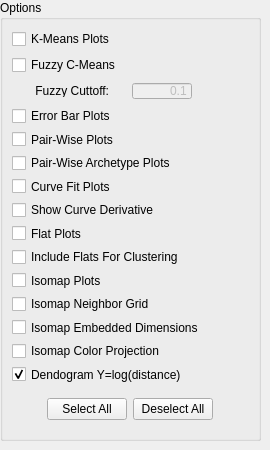
       <widget class="QFrame" name="otherFrame">
        <property name="sizePolicy">
         <sizepolicy hsizetype="MinimumExpanding" vsizetype="MinimumExpanding">
          <horstretch>0</horstretch>
          <verstretch>0</verstretch>
         </sizepolicy>
        </property>
        <property name="minimumSize">
         <size>
          <width>0</width>
          <height>0</height>
         </size>
        </property>
        <property name="maximumSize">
         <size>
          <width>16777215</width>
          <height>16777215</height>
         </size>
        </property>
        <property name="styleSheet">
         <string notr="true"/>
        </property>
        <property name="frameShape">
         <enum>QFrame::NoFrame</enum>
        </property>
        <property name="frameShadow">
         <enum>QFrame::Raised</enum>
        </property>
        <widget class="QGroupBox" name="otherOptionsBox">
         <property name="geometry">
          <rect>
           <x>0</x>
           <y>0</y>
           <width>261</width>
           <height>441</height>
          </rect>
         </property>
         <property name="sizePolicy">
          <sizepolicy hsizetype="MinimumExpanding" vsizetype="Preferred">
           <horstretch>0</horstretch>
           <verstretch>0</verstretch>
          </sizepolicy>
         </property>
         <property name="minimumSize">
          <size>
           <width>261</width>
           <height>0</height>
          </size>
         </property>
         <property name="autoFillBackground">
          <bool>false</bool>
         </property>
         <property name="styleSheet">
          <string notr="true"/>
         </property>
         <property name="title">
          <string>Options</string>
         </property>
         <layout class="QVBoxLayout" name="verticalLayout_4">
          <item>
           <widget class="QFrame" name="frame_5">
            <property name="frameShape">
             <enum>QFrame::NoFrame</enum>
            </property>
            <property name="frameShadow">
             <enum>QFrame::Raised</enum>
            </property>
            <layout class="QVBoxLayout" name="verticalLayout_2">
             <property name="leftMargin">
              <number>0</number>
             </property>
             <property name="topMargin">
              <number>0</number>
             </property>
             <property name="rightMargin">
              <number>0</number>
             </property>
             <property name="bottomMargin">
              <number>0</number>
             </property>
             <item>
              <widget class="QCheckBox" name="kmeansPlot">
               <property name="toolTip">
                <string>&lt;html&gt;&lt;head/&gt;&lt;body&gt;Use the K-Means clustering algorithm.  This displays plots on the workspace to the right.  This is a different method of clustering data.&lt;p&gt;This plots two sets.  The first set uses the average CTH from the dendogram CTHs as the initial center of the K-Means clusters.  The second uses the classic method where the K-Means algorithm picks random points as the initial centers.</string>
               </property>
               <property name="text">
                <string>K-Means Plots</string>
               </property>
              </widget>
             </item>
             <item>
              <widget class="QCheckBox" name="fuzzyCluster">
               <property name="toolTip">
                <string>&lt;html&gt;&lt;head/&gt;&lt;body&gt;&lt;p&gt;Display the Fuzzy C-Means Clustering Plot. This uses a modified K-Means clustering algorithm, but instead of hard clusters, it returns a set of soft clusters with a membership value for each cluster 0 &amp;lt; value &amp;lt; 1.&lt;/p&gt;&lt;p&gt;For example, if you selct 5 clusters, it will return a list of 5 values for each CTH that indicates its cluster membership. CTHs closer to a cluster center have a high membership value for that cluster and much lower values for other clusters. CTHs near the edge of two clusters can have two or more membership values that are nearly equal. The clusters are assigned using the maximum member value for each cluster.&lt;/p&gt;&lt;p&gt;If the difference between the largest and second largest membership value is less than or equal to the Fuzzy Cutoff value for a CTH, a + marker is drawn in the color of the cluster it almost belongs to. The CTHs selected and the differences are displayed in the Messages and Prompts window.&lt;/p&gt;&lt;p&gt;If the Fuzzy Cutoff value is blank, &amp;lt;=0 or &amp;gt;= 1, then the + markers are not drawn.&lt;br/&gt;&lt;/p&gt;&lt;/body&gt;&lt;/html&gt;</string>
               </property>
               <property name="text">
                <string>Fuzzy C-Means</string>
               </property>
              </widget>
             </item>
             <item>
              <widget class="QFrame" name="frame_4">
               <property name="frameShape">
                <enum>QFrame::NoFrame</enum>
               </property>
               <property name="frameShadow">
                <enum>QFrame::Raised</enum>
               </property>
               <layout class="QHBoxLayout" name="horizontalLayout" stretch="4,2,0,0">
                <property name="spacing">
                 <number>0</number>
                </property>
                <property name="sizeConstraint">
                 <enum>QLayout::SetDefaultConstraint</enum>
                </property>
                <property name="leftMargin">
                 <number>0</number>
                </property>
                <property name="topMargin">
                 <number>0</number>
                </property>
                <property name="rightMargin">
                 <number>0</number>
                </property>
                <property name="bottomMargin">
                 <number>0</number>
                </property>
                <item>
                 <widget class="QLabel" name="fuzzCutLabel">
                  <property name="sizePolicy">
                   <sizepolicy hsizetype="Preferred" vsizetype="Fixed">
                    <horstretch>0</horstretch>
                    <verstretch>0</verstretch>
                   </sizepolicy>
                  </property>
                  <property name="minimumSize">
                   <size>
                    <width>0</width>
                    <height>12</height>
                   </size>
                  </property>
                  <property name="maximumSize">
                   <size>
                    <width>16777215</width>
                    <height>12</height>
                   </size>
                  </property>
                  <property name="text">
                   <string>       Fuzzy Cuttoff: </string>
                  </property>
                 </widget>
                </item>
                <item>
                 <widget class="QLineEdit" name="fuzzyClusterCutoff">
                  <property name="enabled">
                   <bool>false</bool>
                  </property>
                  <property name="maximumSize">
                   <size>
                    <width>16777215</width>
                    <height>16</height>
                   </size>
                  </property>
                  <property name="toolTip">
                   <string>&lt;html&gt;&lt;head/&gt;&lt;body&gt;&lt;p&gt;Enter the Fuzzy Cutoff value.&lt;/p&gt;&lt;p&gt;Enter zero, one, or blank for no cutoff value.&lt;/p&gt;&lt;p&gt;See help for Fuzzy C-Means above for more info.&lt;/p&gt;&lt;/body&gt;&lt;/html&gt;</string>
                  </property>
                  <property name="text">
                   <string>0.1</string>
                  </property>
                  <property name="alignment">
                   <set>Qt::AlignRight|Qt::AlignTrailing|Qt::AlignVCenter</set>
                  </property>
                  <property name="clearButtonEnabled">
                   <bool>false</bool>
                  </property>
                 </widget>
                </item>
                <item>
                 <spacer name="fuzzyCutSpacer">
                  <property name="orientation">
                   <enum>Qt::Horizontal</enum>
                  </property>
                  <property name="sizeType">
                   <enum>QSizePolicy::Expanding</enum>
                  </property>
                  <property name="sizeHint" stdset="0">
                   <size>
                    <width>50</width>
                    <height>20</height>
                   </size>
                  </property>
                 </spacer>
                </item>
                <item>
                 <widget class="QLabel" name="label">
                  <property name="sizePolicy">
                   <sizepolicy hsizetype="Expanding" vsizetype="Preferred">
                    <horstretch>0</horstretch>
                    <verstretch>0</verstretch>
                   </sizepolicy>
                  </property>
                  <property name="text">
                   <string/>
                  </property>
                 </widget>
                </item>
               </layout>
              </widget>
             </item>
            </layout>
           </widget>
          </item>
          <item>
           <widget class="QFrame" name="frame_6">
            <property name="frameShape">
             <enum>QFrame::NoFrame</enum>
            </property>
            <property name="frameShadow">
             <enum>QFrame::Raised</enum>
            </property>
            <layout class="QVBoxLayout" name="verticalLayout_3">
             <property name="leftMargin">
              <number>0</number>
             </property>
             <property name="topMargin">
              <number>0</number>
             </property>
             <property name="rightMargin">
              <number>0</number>
             </property>
             <property name="bottomMargin">
              <number>0</number>
             </property>
             <item>
              <widget class="QCheckBox" name="errorbarsShow">
               <property name="toolTip">
                <string>&lt;html&gt;&lt;head/&gt;&lt;body&gt;Select this to display plots of the mean firing rate of each bin and error bars that represent the scaled standard error for each bin.&lt;p&gt;The scaled standard error is the standard deviation of the bin dividied by the square root of the number of bins.  This is scaled by (max mean for all bins)/(curr bin mean). </string>
               </property>
               <property name="text">
                <string>Error Bar Plots</string>
               </property>
              </widget>
             </item>
             <item>
              <widget class="QCheckBox" name="pairWise">
               <property name="toolTip">
                <string>&lt;html&gt;&lt;head/&gt;&lt;body&gt;Create a 2D projection of 2 CTHs, using the Zero Flat as the third point.  The Zero Flat will be the origin. It can take a long time to create these plots.</string>
               </property>
               <property name="text">
                <string>Pair-Wise Plots</string>
               </property>
              </widget>
             </item>
             <item>
              <widget class="QCheckBox" name="typePairs">
               <property name="toolTip">
                <string>&lt;html&gt;&lt;head/&gt;&lt;body&gt;&lt;p&gt;Select this to show a pair-wise comparison of each Archetype CTH and the distance to its cluster members and to every other Archytpe CTH and its members.&lt;/p&gt;&lt;p&gt;&lt;br/&gt;&lt;/p&gt;&lt;p&gt;The left-most bar is the location of the viewpoint Archetype. Bars that are the same color and above the X axis are members of its cluster.&lt;/p&gt;&lt;p&gt;&lt;br/&gt;&lt;/p&gt;&lt;p&gt;There is one bar that is above the X axis that is the second cluster's color. This is the second archetype. The bars below the X axis are members of the second Archetypes cluster. &lt;/p&gt;&lt;/body&gt;&lt;/html&gt;</string>
               </property>
               <property name="text">
                <string>Pair-Wise Archetype Plots</string>
               </property>
              </widget>
             </item>
             <item>
              <widget class="QCheckBox" name="curveShow">
               <property name="toolTip">
                <string>&lt;html&gt;&lt;head/&gt;&lt;body&gt;&lt;p&gt;Display curves that have been fitted to CTHs using one-tick bins.  This is independed of the number of bins used in the CTH displays.&lt;/p&gt;&lt;/body&gt;&lt;/html&gt;</string>
               </property>
               <property name="text">
                <string>Curve Fit Plots</string>
               </property>
              </widget>
             </item>
             <item>
              <widget class="QCheckBox" name="curveDerive">
               <property name="toolTip">
                <string>&lt;html&gt;&lt;head/&gt;&lt;body&gt;&lt;p&gt;Display the derivatives of fitted curves. Note that in many cases, close knots will cause very large delta Y values. The scaling causes the curves to be displayed as a flat line with one or more large spikes. The curves have been scaled to maximize the detail in the smaller delta Y values at the expense of clipping the spikes.  The criteria is that 90% of the points are displayed.  This filters out the extreme delta Y points for most of the plots.&lt;/p&gt;&lt;/body&gt;&lt;/html&gt;</string>
               </property>
               <property name="text">
                <string>Show Curve Derivative</string>
               </property>
              </widget>
             </item>
             <item>
              <widget class="QCheckBox" name="flatPlots">
               <property name="toolTip">
                <string>&lt;html&gt;&lt;head/&gt;&lt;body&gt;&lt;p&gt;For large data sets, it can take a very long time to create the plots for the flats. Select this if you want to see flat-related plots.&lt;/p&gt;&lt;p&gt;The Zero Flat, which you see referenced in other help mesasges, is a synthetic CTH that is created that uses the largest bin value from all the CTHs as the value for of its bin values.  The mean is this value and the standard deviation is zero.&lt;/p&gt;&lt;/body&gt;&lt;/html&gt;</string>
               </property>
               <property name="text">
                <string>Flat Plots</string>
               </property>
              </widget>
             </item>
             <item>
              <widget class="QCheckBox" name="noFlats">
               <property name="toolTip">
                <string>&lt;html&gt;&lt;head/&gt;&lt;body&gt;&lt;p&gt;Normally, flats are excluded from clustering operations. Select this option to include all CTHs in the clustering operations.&lt;/p&gt;&lt;/body&gt;&lt;/html&gt;</string>
               </property>
               <property name="text">
                <string>Include Flats For Clustering</string>
               </property>
              </widget>
             </item>
             <item>
              <widget class="QCheckBox" name="isoMap">
               <property name="toolTip">
                <string>&lt;html&gt;&lt;head/&gt;&lt;body&gt;&lt;p&gt;Create Isomap plots. Isomapping produces a lower dimension embedding of points while trying to maintain the geodesic distance between points.  See http://isomap.stanford.edu/.&lt;/p&gt;&lt;/body&gt;&lt;/html&gt;</string>
               </property>
               <property name="text">
                <string>Isomap Plots</string>
               </property>
               <property name="checked">
                <bool>false</bool>
               </property>
              </widget>
             </item>
             <item>
              <widget class="QCheckBox" name="isoMapOverlay">
               <property name="toolTip">
                <string>&lt;html&gt;&lt;head/&gt;&lt;body&gt;&lt;p&gt;Show the neighborhood graph for the Isomap Plot. These show the connections between neighboring points in the isomap. &lt;/p&gt;&lt;/body&gt;&lt;/html&gt;</string>
               </property>
               <property name="text">
                <string>Isomap Neighbor Grid</string>
               </property>
               <property name="checked">
                <bool>false</bool>
               </property>
              </widget>
             </item>
             <item>
              <widget class="QCheckBox" name="isoMapEmbed">
               <property name="toolTip">
                <string>&lt;html&gt;&lt;head/&gt;&lt;body&gt;&lt;p&gt;Sort each dimension of 5 dimension isomap embedding, sort each axis independently, then show the corresponding CTHs in the sort order for each axis.&lt;/p&gt;&lt;/body&gt;&lt;/html&gt;</string>
               </property>
               <property name="text">
                <string>Isomap Embedded Dimensions </string>
               </property>
               <property name="checked">
                <bool>false</bool>
               </property>
              </widget>
             </item>
             <item>
              <widget class="QCheckBox" name="isoMapColor">
               <property name="toolTip">
                <string>&lt;html&gt;&lt;head/&gt;&lt;body&gt;&lt;p&gt;If IsomapEmbedded Dimensions is enabled, sort each axis of the up to 5 5 dimension isomap embedding and display the 3D projection using a color spectrum.  Note this is not related to the colors and contents of the Isomap Embedded Dimension plots.&lt;/p&gt;&lt;/body&gt;&lt;/html&gt;</string>
               </property>
               <property name="text">
                <string>Isomap Color Projection</string>
               </property>
               <property name="checked">
                <bool>false</bool>
               </property>
              </widget>
             </item>
             <item>
              <widget class="QCheckBox" name="logDist">
               <property name="toolTip">
                <string>&lt;html&gt;&lt;head/&gt;&lt;body&gt;&lt;p&gt;Some dendogram linkage functions group the clusters such that they are large distances apart. This results in the colored leaf nodes being drawn as very short lines. It can be almost impossible to see what the colors are.&lt;/p&gt;&lt;p&gt;Using log(distance) for the Y axis compresses the distance, so the leaf nodes tend to be much longer and the colors more visible.&lt;/p&gt;&lt;/body&gt;&lt;/html&gt;</string>
               </property>
               <property name="text">
                <string>Dendogram Y=log(distance)</string>
               </property>
               <property name="checked">
                <bool>true</bool>
               </property>
              </widget>
             </item>
            </layout>
           </widget>
          </item>
          <item>
           <spacer name="verticalSpacer_3">
            <property name="orientation">
             <enum>Qt::Vertical</enum>
            </property>
            <property name="sizeHint" stdset="0">
             <size>
              <width>20</width>
              <height>40</height>
             </size>
            </property>
           </spacer>
          </item>
          <item>
           <widget class="QFrame" name="frame_3">
            <property name="frameShape">
             <enum>QFrame::NoFrame</enum>
            </property>
            <property name="frameShadow">
             <enum>QFrame::Raised</enum>
            </property>
            <layout class="QHBoxLayout" name="horizontalLayout_2">
             <item>
              <spacer name="horizontalSpacer_2">
               <property name="orientation">
                <enum>Qt::Horizontal</enum>
               </property>
               <property name="sizeHint" stdset="0">
                <size>
                 <width>40</width>
                 <height>20</height>
                </size>
               </property>
              </spacer>
             </item>
             <item>
              <widget class="QPushButton" name="selAll">
               <property name="toolTip">
                <string>&lt;html&gt;&lt;head/&gt;&lt;body&gt;&lt;p&gt;&amp;lt;html&amp;gt;&amp;lt;head/&amp;gt;&amp;lt;body&amp;gt;Select all the options.&lt;/p&gt;&lt;/body&gt;&lt;/html&gt;</string>
               </property>
               <property name="text">
                <string>Select All</string>
               </property>
              </widget>
             </item>
             <item>
              <widget class="QPushButton" name="selNone">
               <property name="toolTip">
                <string>&lt;html&gt;&lt;head/&gt;&lt;body&gt;&lt;p&gt;&amp;lt;html&amp;gt;&amp;lt;head/&amp;gt;&amp;lt;body&amp;gt;Deselect all the options.&lt;/p&gt;&lt;/body&gt;&lt;/html&gt;</string>
               </property>
               <property name="text">
                <string>Deselect All</string>
               </property>
              </widget>
             </item>
             <item>
              <spacer name="horizontalSpacer_3">
               <property name="orientation">
                <enum>Qt::Horizontal</enum>
               </property>
               <property name="sizeHint" stdset="0">
                <size>
                 <width>40</width>
                 <height>20</height>
                </size>
               </property>
              </spacer>
             </item>
            </layout>
           </widget>
          </item>
         </layout>
        </widget>
       </widget>
